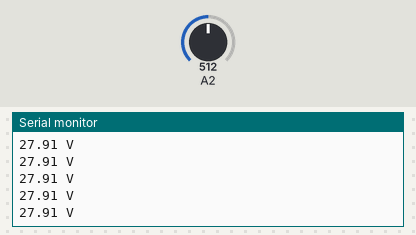
This sketch was run on a simulated Arduino Uno, built with avr-gcc and run on an emulated ATmega328P. Shown: the last lines printed to the serial monitor. Inputs (shaded band) come from the test bench; at power-on: A2 = 512.

Above: at 1.2 s.
1.3 s: A2 set to 716
At 1.33 s:
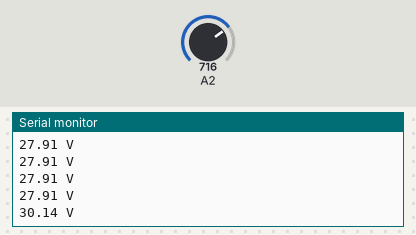
2.8 s: A2 set to 900
At 2.85 s:
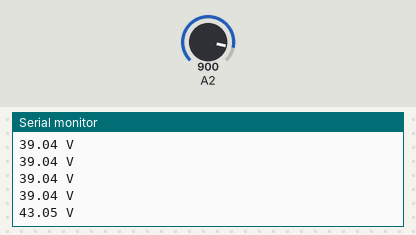
Timing chart, 0 to 5.8 s (numbered marks = the images above; inputs shaded):
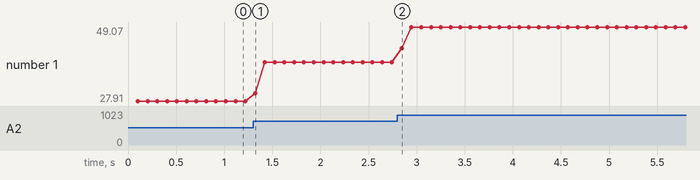

Measured:
- after the input at 1.3 s, the serial monitor: prints a new line at once (image 1)
- after the input at 2.8 s, the serial monitor: prints a new line after 0.05 s (image 2)
- plotted number 1: 27.91 → 39.04 after the input at 1.3 s, 39.04 → 49.07 after the input at 2.8 s

The sketch:

test_volt.ino
```cpp
#define NUM_SAMPLES 10

int sum = 0;
unsigned char sample_count = 0;
float voltage = 0.0;

void setup()
{
    Serial.begin(9600);
}

void loop()
{
    // take a number of analog samples and add them up
    while (sample_count < NUM_SAMPLES) {
        sum += analogRead(A2);
        sample_count++;
        delay(10);
    }
    voltage = ((float)sum / (float)NUM_SAMPLES * 5.015) / 1024.0;
    Serial.print(voltage * 11.132);
    Serial.println (" V");
    sample_count = 0;
    sum = 0;
}
```
